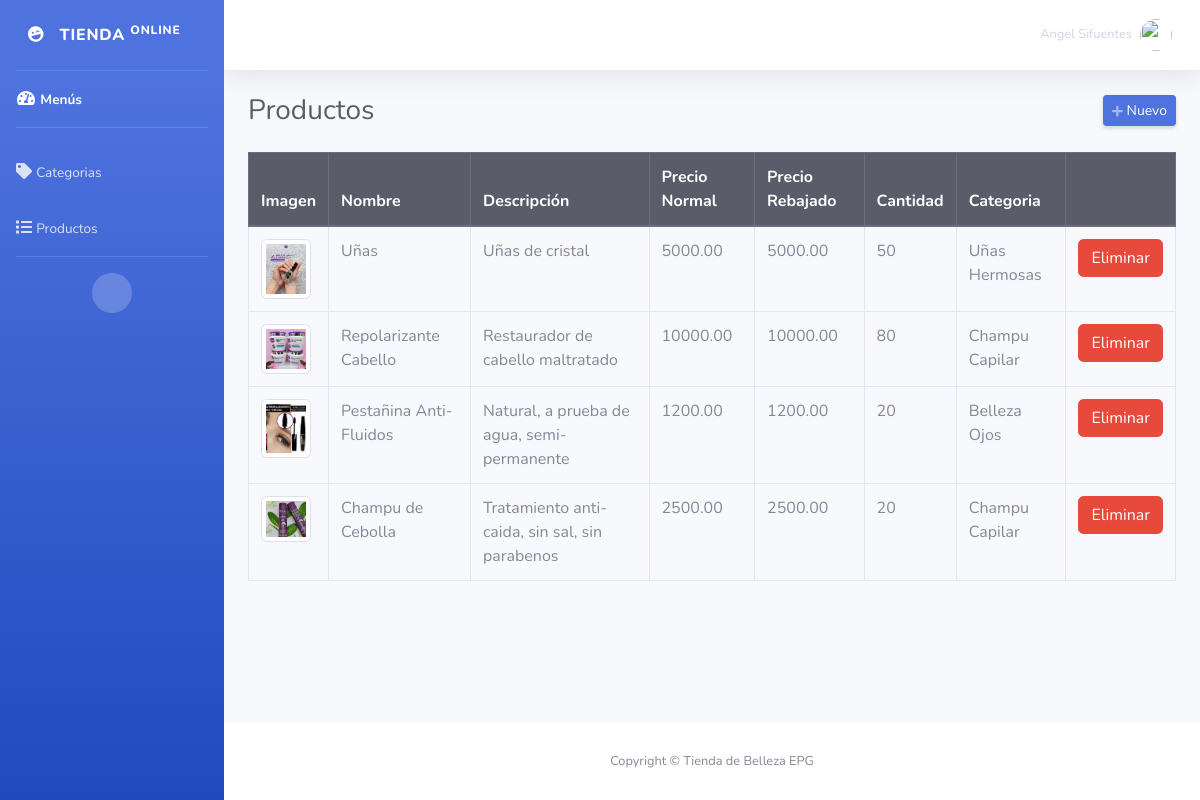
The page /admin/productos.php (signed in) on the database its author committed.
### tables this page shows
CREATE TABLE `productos` (
  `id` int(11) NOT NULL,
  `nombre` varchar(255) NOT NULL,
  `descripcion` text NOT NULL,
  `precio_normal` decimal(10,2) NOT NULL,
  `precio_rebajado` decimal(10,2) NOT NULL,
  `cantidad` int(11) NOT NULL,
  `imagen` varchar(50) NOT NULL,
  `id_categoria` int(11) NOT NULL
);

CREATE TABLE `categorias` (
  `id` int(11) NOT NULL,
  `categoria` varchar(50) NOT NULL
);

### admin/productos.php (the view, shortened to what this page needs)
<?php
require_once "../config/conexion.php";
include("includes/header.php"); ?>
<div class="d-sm-flex align-items-center justify-content-between mb-4">
    <h1 class="h3 mb-0 text-gray-800">Productos</h1>
    <a href="#" class="d-none d-sm-inline-block btn btn-sm btn-primary shadow-sm" id="abrirProducto"><i class="fas fa-plus fa-sm text-white-50"></i> Nuevo</a>
</div>
<div class="row">
    <div class="col-md-12">
        <div class="table-responsive">
            <table class="table table-hover table-bordered" style="width: 100%;">
                <thead class="thead-dark">
                    <tr>
                        <th>Imagen</th>
                        <th>Nombre</th>
                        <th>Descripción</th>
                        <th>Precio Normal</th>
                        <th>Precio Rebajado</th>
                        <th>Cantidad</th>
                        <th>Categoria</th>
                        <th></th>
                    </tr>
                </thead>
                <tbody>
                    <?php
                    $query = mysqli_query($conexion, "SELECT p.*, c.id AS id_cat, c.categoria FROM productos p INNER JOIN categorias c ON c.id = p.id_categoria ORDER BY p.id DESC");
                    while ($data = mysqli_fetch_assoc($query)) { ?>
                        <tr>
                            <td><img class="img-thumbnail" src="../assets/img/<?php echo $data['imagen']; ?>" width="50"></td>
                            <td><?php echo $data['nombre']; ?></td>
                            <td><?php echo $data['descripcion']; ?></td>
                            <td><?php echo $data['precio_normal']; ?></td>
                            <td><?php echo $data['precio_rebajado']; ?></td>
                            <td><?php echo $data['cantidad']; ?></td>
                            <td><?php echo $data['categoria']; ?></td>
                            <td>
                                <form method="post" action="eliminar.php?accion=pro&id=<?php echo $data['id']; ?>" class="d-inline eliminar">
                                    <button class="btn btn-danger" type="submit">Eliminar</button>
                                </form>
                            </td>
                        </tr>
                    <?php } ?>
                </tbody>
            </table>
        </div>
    </div>
</div>
<?php include("includes/footer.php"); ?>

### rows shown on the page
productos: imagen (picture), nombre "Uñas", descripcion "Uñas de cristal", precio_normal "5000.00", precio_rebajado "5000.00", cantidad "50", id_categoria.categoria "Uñas Hermosas"
productos: imagen (picture), nombre "Repolarizante Cabello", descripcion "Restaurador de cabello maltratado", precio_normal "10000.00", precio_rebajado "10000.00", cantidad "80", id_categoria.categoria "Champu Capilar"
productos: imagen (picture), nombre "Pestañina Anti-Fluidos", descripcion "Natural, a prueba de agua, semi-permanente", precio_normal "1200.00", precio_rebajado "1200.00", cantidad "20", id_categoria.categoria "Belleza Ojos"
productos: imagen (picture), nombre "Champu de Cebolla", descripcion "Tratamiento anti-caida, sin sal, sin parabenos", precio_normal "2500.00", precio_rebajado "2500.00", cantidad "20", id_categoria.categoria "Champu Capilar"

### other values the page prints
$_SESSION['nombre'] "Angel Sifuentes"
